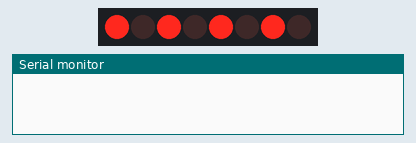
This sketch was run on a simulated Arduino Uno, built with avr-gcc and run on an emulated ATmega328P. Parts: 8 shift-register outputs drawn as a row of LEDs (first output left, lit = HIGH), the last lines printed to the serial monitor. Wiring (inferred from the names in the program): shift register (74HC595): data pin 12; shift clock pin 9; latch pin 11. Wiring (inferred from the signals the program sends): row of LEDs: on Q0, Q1, Q2, Q3, Q4, Q5, Q6, Q7.

Above: at 0.2 s.
At 1.7 s:
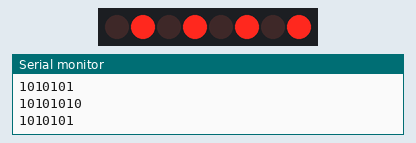
Timing chart, 0 to 3.0 s (numbered marks = the images above):
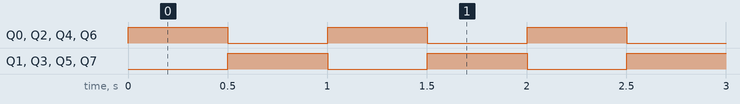

The sketch:

Lesson46.ino
```cpp
// Lesson 46: Binary bit flipper using a 74HC595

int dataPin = 12;
int latchPin = 11;
int clockPin = 9;
int dt1 = 500;

byte LEDs = 0b10101010;

void setup() {
  // put your setup code here, to run once:
  Serial.begin(9600);
  pinMode(latchPin, OUTPUT);
  pinMode(dataPin, OUTPUT);
  pinMode(clockPin, OUTPUT);
}

void loop() {
  // Ex 1: Bit flipper
  digitalWrite(latchPin, LOW);
  shiftOut(dataPin, clockPin, LSBFIRST, LEDs);
  digitalWrite(latchPin, HIGH);
  delay(dt1);
  LEDs = ~LEDs;
  Serial.println(LEDs, BIN);
}
```

Measured:
- by itself, Q0–7: alternates HIGH for 0.50 s and LOW for 0.50 s
